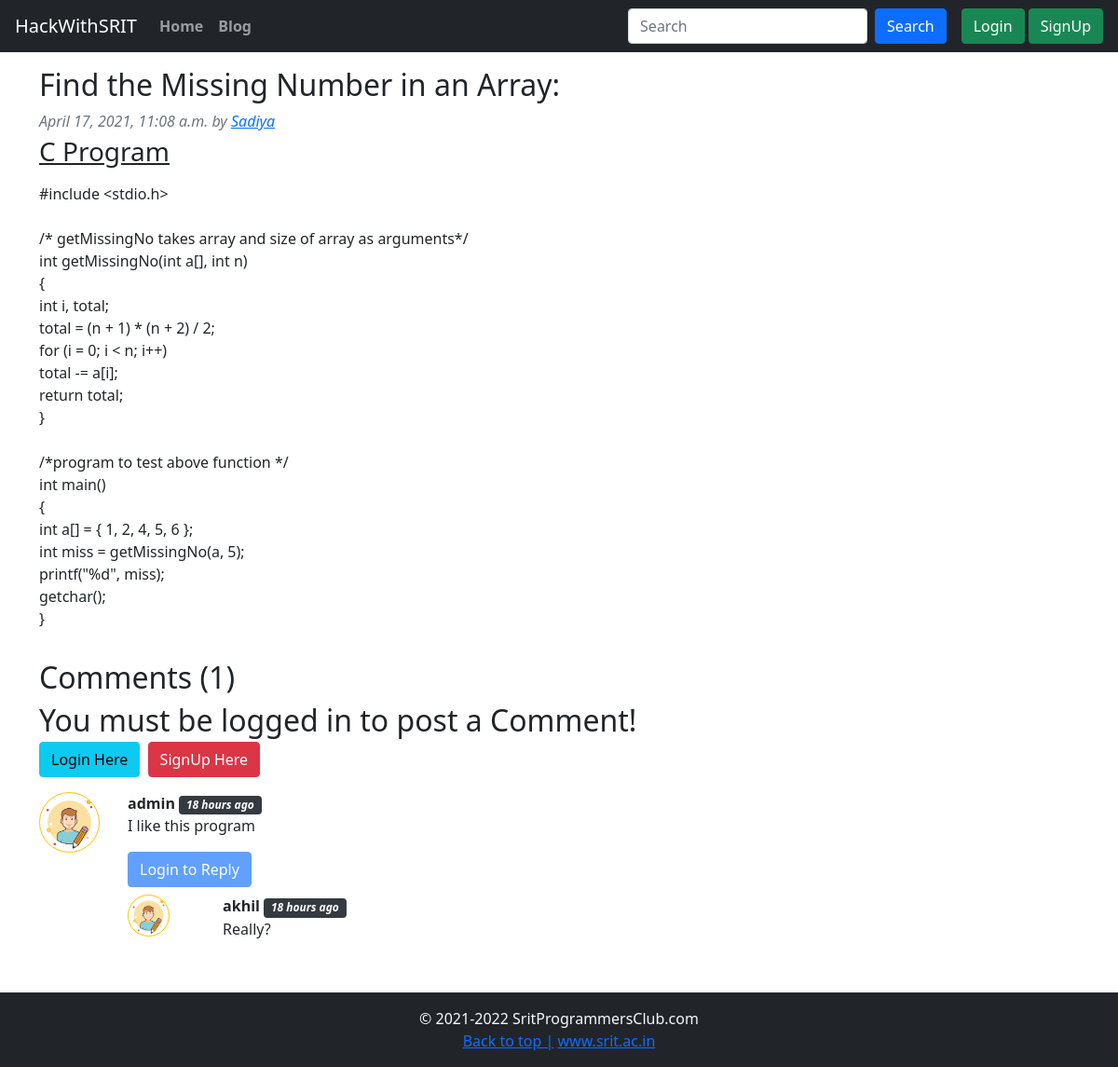
Page /blog/find-the-missing-number on the earlier database version.
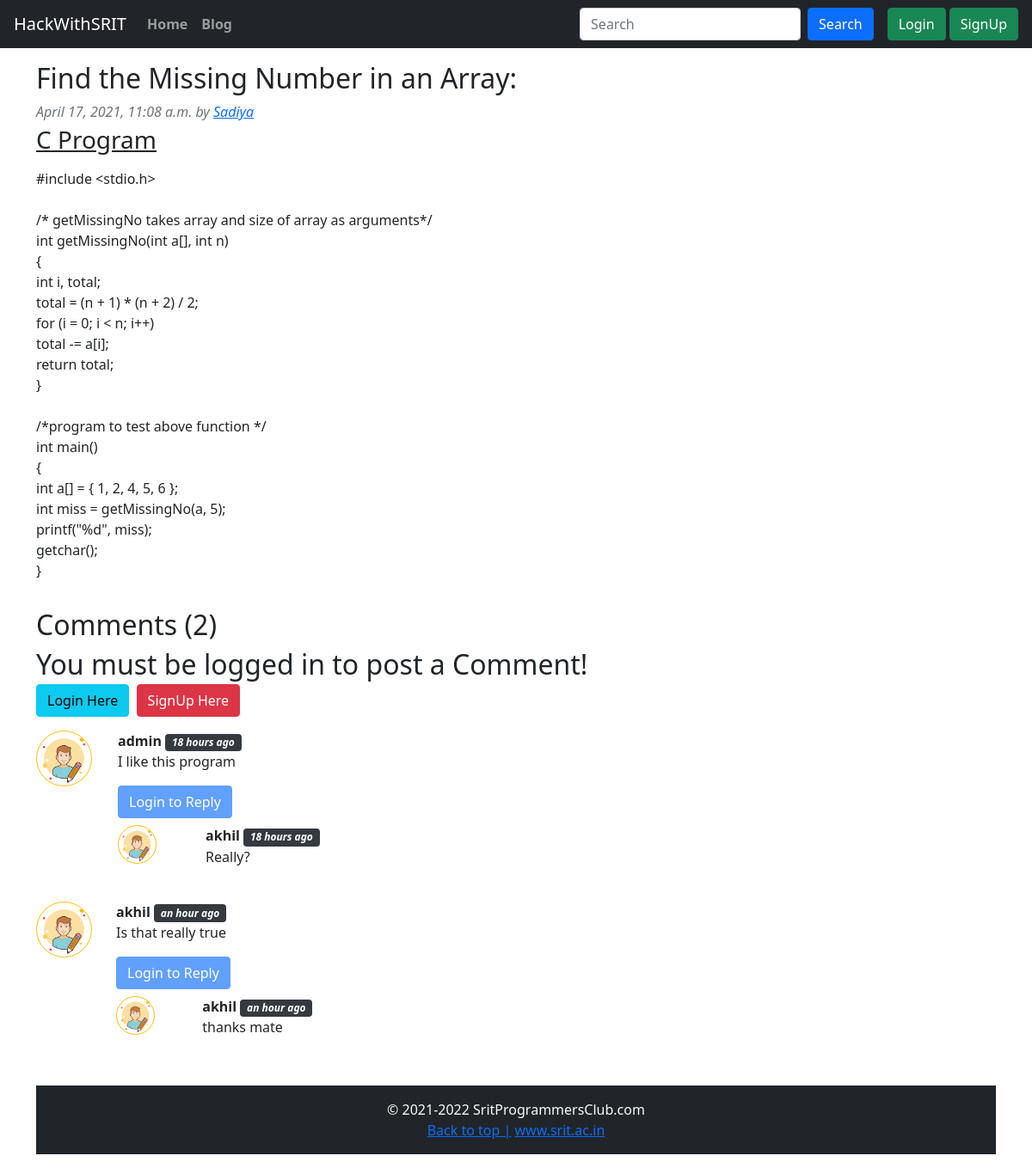
Same page on the later database version.
### blog/models.py (models this page shows, shortened)
class Post(models.Model):
    sno=models.AutoField(primary_key=True)
    title=models.CharField(max_length=255)
    content=models.TextField()
    author=models.CharField(max_length=13)
    slug=models.CharField(max_length=500)
    timeStamp=models.DateTimeField(blank=True)

class BlogComment(models.Model):
    sno = models.AutoField(primary_key=True)
    comment = models.TextField()
    user = models.ForeignKey(User, on_delete=models.CASCADE)
    post = models.ForeignKey(Post, on_delete=models.CASCADE)
    parent = models.ForeignKey('self', on_delete=models.CASCADE, null=True)
    timestamp = models.DateTimeField(default=now)

### blog/views.py (the view)
# urls.py: path('<str:slug>', views.blogPost, name='blogPost'),
def blogPost(request, slug):
    post = Post.objects.filter(slug=slug).first()
    comments = BlogComment.objects.filter(post=post, parent=None)
    replies = BlogComment.objects.filter(post=post).exclude(parent=None)
    replyDict={}
    for reply in replies:
        if reply.parent.sno not in replyDict.keys():
            replyDict[reply.parent.sno]=[reply]
        else:
            replyDict[reply.parent.sno].append(reply)
    context = {'post': post,'comments': comments, 'user': request.user, 'replyDict': replyDict}
    return render(request,'blog/blogPost.html', context)

### blog/templatetags/extras.py (called while the page is built)
@register.filter(name='get_val')
def get_val(dict, key):
    return dict.get(key)

### templates/blog/blogPost.html (shortened to what this page needs)
{% extends 'home/base.html' %}
{% block body %}
{% load humanize %}
{% load extras %}
<div class="container my-3">
        <h2 class="blog-post-title">{{post.title}}: </h2>
        <p class="mb-1 text-muted"><i>{{post.timeStamp}} by </i><i><a href="#">{{post.author}}</i></a></p>
        <u>
                <h3>C Program</h3>
        </u>
        <p>{{post.content|linebreaks}}</p>
</div>
<div class="d-flex flex-wrap align-content-center">
        <div class="container my-3">
                <h2>Comments ({{comments.count}})</h2>
                <div class="my-2">
                        {% if user.is_authenticated %}
                        <form action="/blog/postComment" method="post">
                                {% csrf_token %}
                                <div class="form-group">
                                        <label type="text">Add a comment</label>
                                        <textarea name="comment" class="form-control"
                                                placeholder="Add a public comment..." style="border:1px solid black"
                                                required></textarea>
                                </div>
                                <input type="hidden" name="postSno" value="{{post.sno}}">
                                <input type="hidden" name="parentSno" value="">
                                <button type="submit" class="btn btn-primary">Post</button>
                        </form>
                        {%else%}
                        <h2>You must be logged in to post a Comment!</2>
                                <div>
                                        <button type="button" class="btn btn-info" data-toggle="modal"
                                                data-target="#loginModal">Login Here</button>
                                        <button type="button" class="btn btn-danger" data-toggle="modal"
                                                data-target="#signupModal">SignUp Here</button>
                                </div>
                                {% endif %}
                </div>
                {% for comment in comments %}
                <div class="row my-3">
                        <div class="col-md-1 rounded-circle">
                                <img src="/static/img/user.png" alt="User Img" style="width:65px; height:65px;" class="rounded-circle border border-warning">
                        </div>
                        <div class="col-md-11"><b>{{comment.user.username}}</b> <span
                                        class="badge badge-dark"><i>{{comment.timestamp|naturaltime}}</i></span><br>
                                {{comment.comment|linebreaks}}
                                <div class="reply.mx-0">
                                        {% if user.is_authenticated %}
                                        <button class="btn btn-primary" type="button" data-toggle="collapse"
                                                data-target="#replyBox{{comment.sno}}" aria-expanded="false">
                                                Reply
                                        </button>
                                        <div class="collapse" id="replyBox{{comment.sno}}">
                                                <div class="card card-body my-3">
                                                        <form action="/blog/postComment" method="post">
                                                                {% csrf_token %}
                                                                <div class="form-group">
                                                                        <label type="text">Add a Reply</label>
                                                                        <textarea name="comment" class="form-control"
                                                                                placeholder="Add a public reply..."
                                                                                style="border:1px solid black"
                                                                                required></textarea>
                                                                        <input type="hidden" name="parentSno"
                                                                                value="{{comment.sno}}">
                                                                </div>
                                                                <input type="hidden" name="postSno"
                                                                        value="{{post.sno}}">
                                                                <button type="submit"
                                                                        class="btn btn-primary">Post</button>
                                                        </form>
                                                </div>
                                        </div>
                                        {%else%}
                                        <button class="btn btn-primary" type="button" data-toggle="collapse"
                                                data-target="#replyBox{{comment.sno}}" aria-expanded="false" disabled>
                                                Login to Reply
                                        </button>
                                        {% endif %}
                                        <div class="replies my-2">
                                                {% for reply in replyDict|get_val:comment.sno %}
                                                <div class="row my-2">
                                                        <div class="col-md-1 rounded-circle">
                                                                <img src="/static/img/user.png" alt="User Img"
                                                                        style="width:45px; height:45px;" class="rounded-circle border border-warning">
                                                        </div>
                                                        <div class="col-md-11">
                                                                <div class="col-md-11"><b>{{reply.user.username}}</b>
                                                                        <span
                                                                                class="badge badge-dark"><i>{{reply.timestamp|naturaltime}}</i></span>
                                                                        {{reply.comment|linebreaks}}
                                                                </div>
                                                        </div>
                                                        {% endfor %}
                                                </div>
                                        </div>
                                </div>
                        </div>
                        {% endfor %}
                </div>
        </div>
        {% endblock body %}

### templates/home/base.html (shortened to what this page needs)
<!DOCTYPE html>
<html lang="en">
<head>
  <link rel="stylesheet" href="https://stackpath.bootstrapcdn.com/bootstrap/4.4.1/css/bootstrap.min.css"
>
  <link href="https://cdn.jsdelivr.net/npm/bootstrap@5.0.0-beta3/dist/css/bootstrap.min.css" rel="stylesheet">
</head>
<body>
  <nav class="navbar navbar-expand-lg navbar-dark bg-dark">
    <a href="/" class="navbar-brand">HackWithSRIT</a>
    <div class="collapse navbar-collapse" id="navbarSupportedContent">
      <ul class="navbar-nav mr-auto">
        <li class="nav-item font-weight-bold">
          <a class="nav-link" href="/home">Home</a>
        </li>
        <li class="nav-item font-weight-bold">
          <a class="nav-link" href="/blog">Blog</a>
        </li>
      </ul>
      <form class="form-inline my-2 my-lg-0 mr-3" method="get" action="/search">
        <input class="form-control mr-sm-2" type="search" placeholder="Search" aria-label="Search" name="query"
          id="query" minlength="4" required>
        <button class="btn btn-primary my-2 my-sm-0" type="submit">Search</button>
      </form>
      {% if user.is_authenticated %}
      <ul class="nav nav-pills">
          <li class="nav-item dropdown">
        <a class="nav-link dropdown-toggle" data-bs-toggle="dropdown" href="#" role="button" aria-expanded="false">Welcome {{request.user}}</a>
        <ul class="dropdown-menu">
          <li><a class="dropdown-item" href="/logout">Logout</a></li>
        </ul>
      </li>
  </ul>
      {%else%}
      <div>
        <button type="button" class="btn btn-success" data-toggle="modal" data-target="#loginModal">Login</button>
        <button type="button" class="btn btn-success" data-toggle="modal" data-target="#signupModal">SignUp</button>
      </div>
      {% endif %}
    </div>
  </nav>
  {% block body %}
  {% endblock body %}
</body>
  <footer class="container-fluid bg-dark my-0 py-3 text-light">
    <p class="mb-0 text-center">&copy; 2021-2022 SritProgrammersClub.com</p>
    <p class="mb-0 text-center">
      <a href="#">Back to top |</a>
      <a href="http://srit.ac.in/" target="_blank">www.srit.ac.in</a>
    </p>
  </footer>
</html>

Differences in the rows shown:
added BlogComment: user.username "akhil", timestamp "an hour ago", comment "Is that really true", shown under "You must be logged in to post a Comment!"
added BlogComment: user.username "akhil", timestamp "an hour ago", comment "thanks mate"
Other differences:
{{ comments.count }}: "1" → "2"
